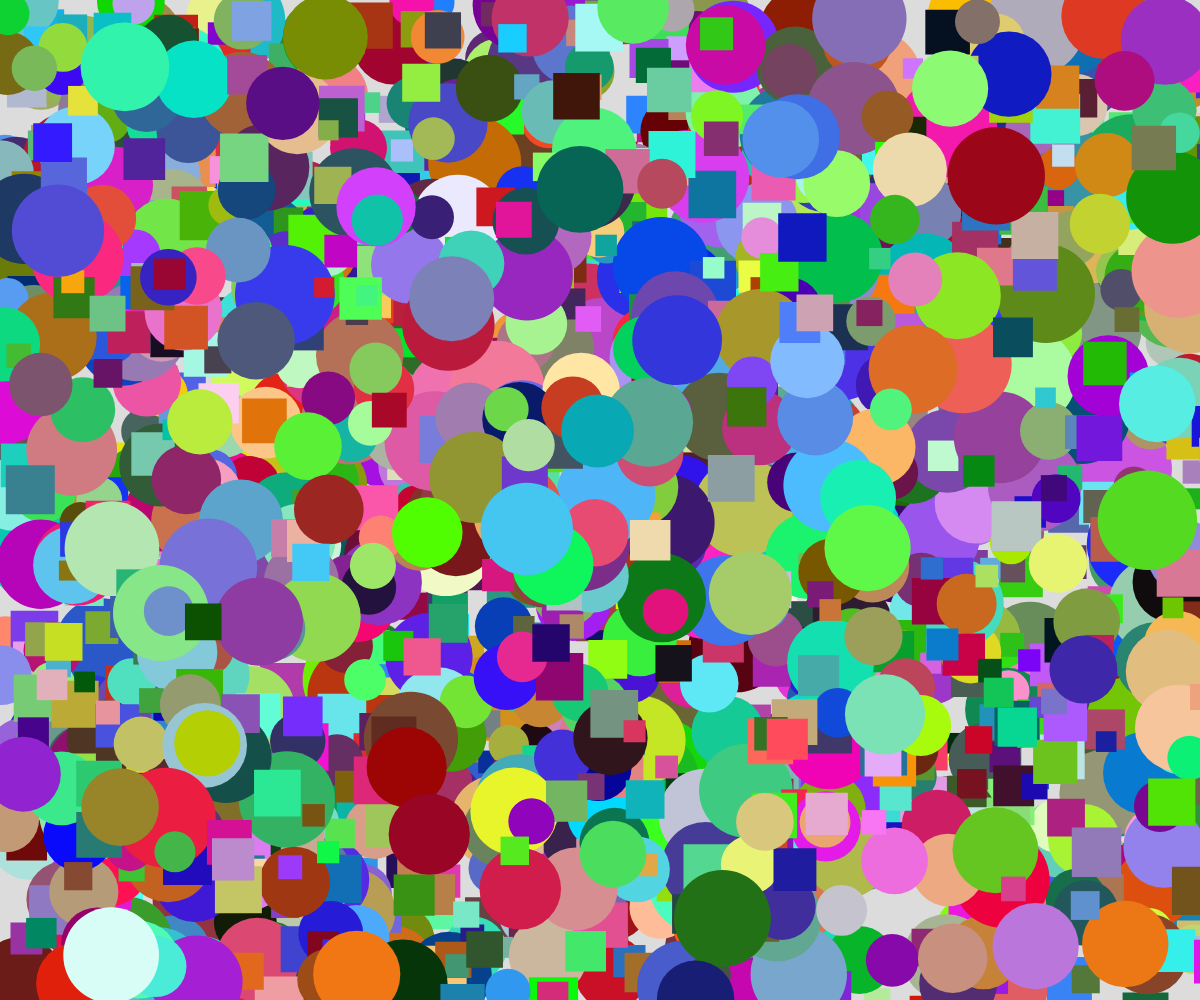
Frame 1 (no input)
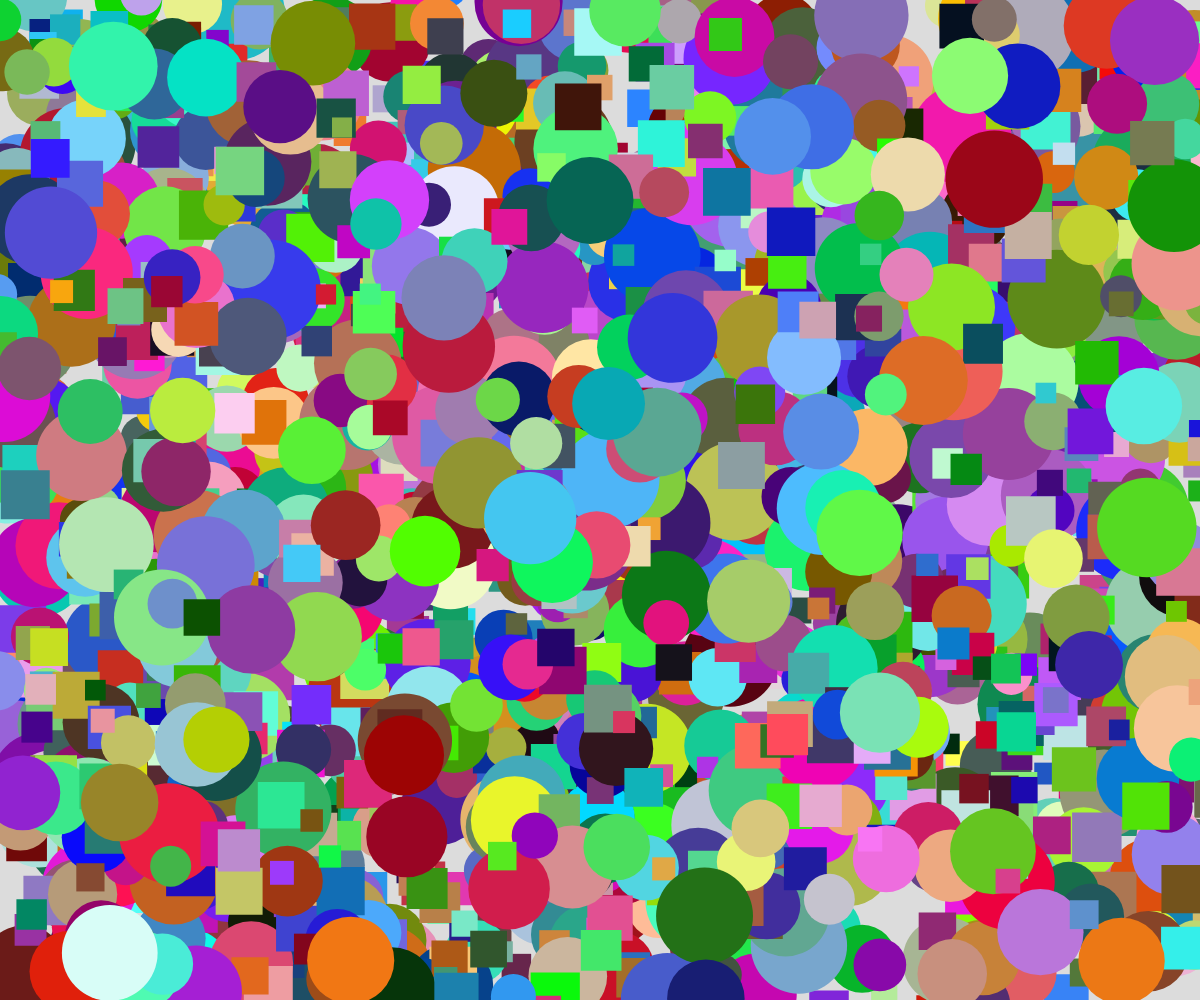
Frame 60 (no input)
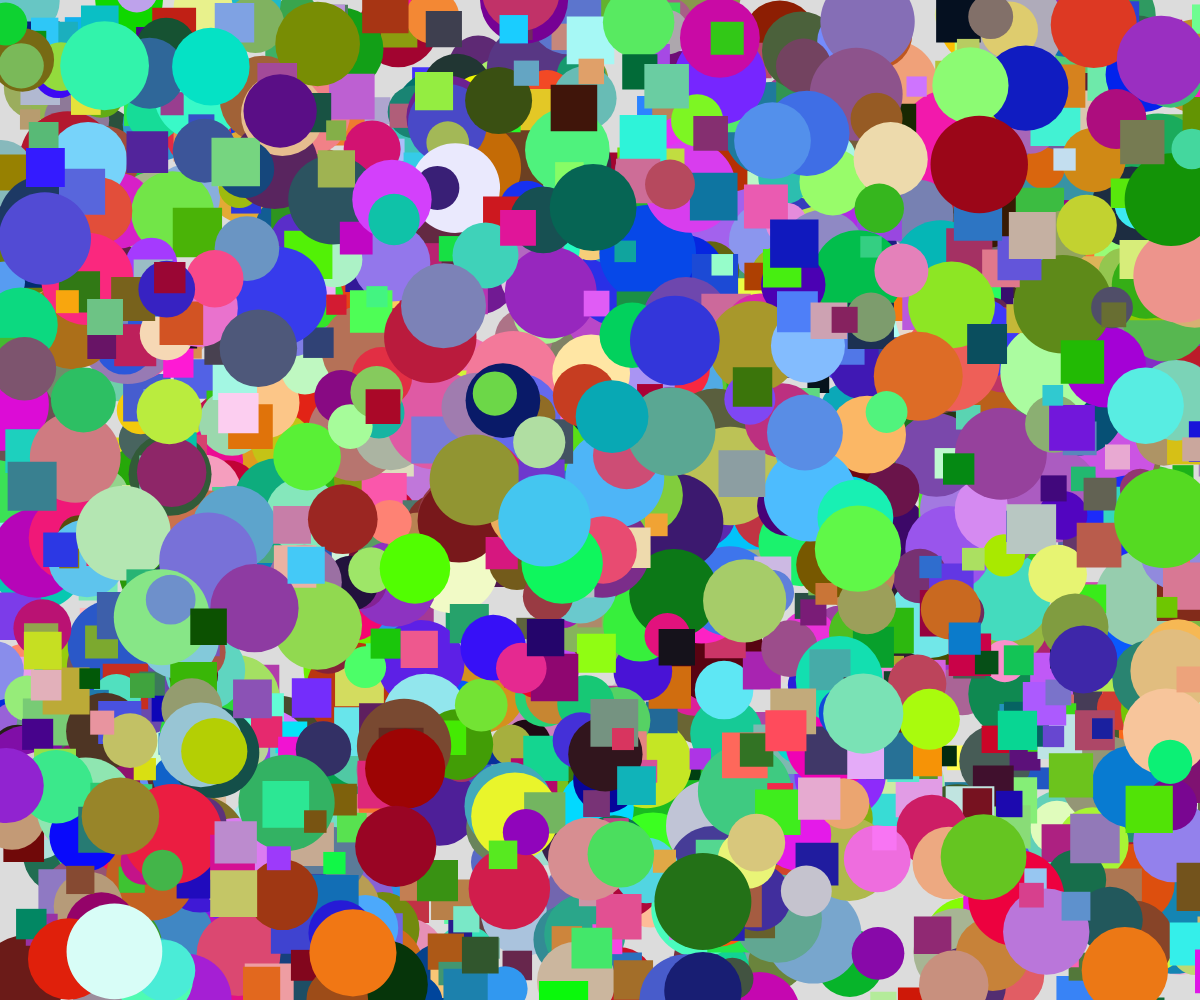
Frame 120 (the mouse pressed at the canvas centre since frame 60)

The p5.js sketch that drew these frames (run headless with seeded random() and noise() and a simulated clock; from frame 60 on, the mouse is pressed at the canvas centre):

// p5.js sketch
// ── sketch.js
// Inheritance 

class Shape {
  constructor(x, y, colour){
    this.x = x,
    this.y = y,
    this.colour = colour;
  }

  display(){
    noStroke();
    fill(this.colour);

  }

  move(){
    this.x += random(-2, 2);
    this.y += random(-2, 2);
  }

}

class Circle extends Shape {
  constructor(x, y, colour, radius){
    super(x, y, colour);
    this.radius = radius;
    
    
  }
//override display class
  display(){
    super.display();
    circle(this.x, this.y, this.radius*2);
  }

}

class Square extends Shape {
  constructor(x, y, colour, size){
    super(x, y, colour);
    this.size = size; 
  }
  display(){
    super.display();
    square(this.x, this.y, this.size);
  }
}

let theShapes = [];

function setup() {
  createCanvas(windowWidth, windowHeight);
  for (let i = 0; i < 2000; i ++){
    if (random(100)<50){
      let theCircle = new Circle(random(width), random(height), color(random(255), random(255), random(255)), random(20, 50));
      theShapes.push(theCircle);
    }
    else {
      let theSquare = new Square(random(width), random(height), color(random(255), random(255), random(255)), random(20, 50));
      theShapes.push(theSquare);
    }
    
  }
}

function draw() {
  background(220);
  for (let theshape of theShapes){
    theshape.display();
    theshape.move(); 
  }
}
